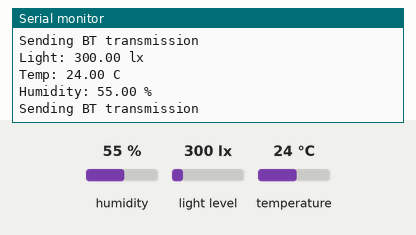
Recording of a sketch running on a simulated Arduino Uno, built with avr-gcc and run on an emulated ATmega328P. On the bench: the last lines printed to the serial monitor. The test bench sets the inputs (shaded band); at power-on: humidity 55 %, light level 300 lx, temperature 24 °C.

Above: at 4.6 s.
4.7 s: humidity set to 22 %
At 9.0 s:
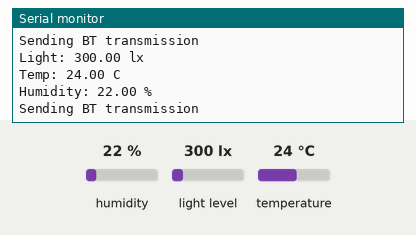
9.4 s: light level set to 40 lx
14.1 s: temperature set to 12 °C
At 15.8 s:
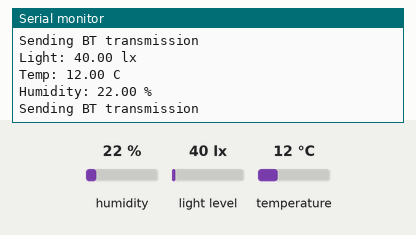
18.8 s: light level set to 500 lx
23.5 s: humidity set to 40 %
At 27.1 s:
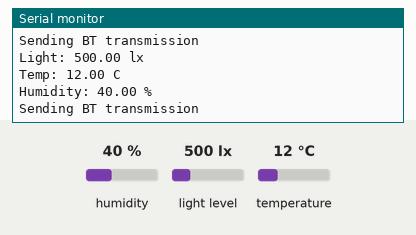
Timing chart, 0 to 28.6 s (numbered marks = the images above; inputs shaded):
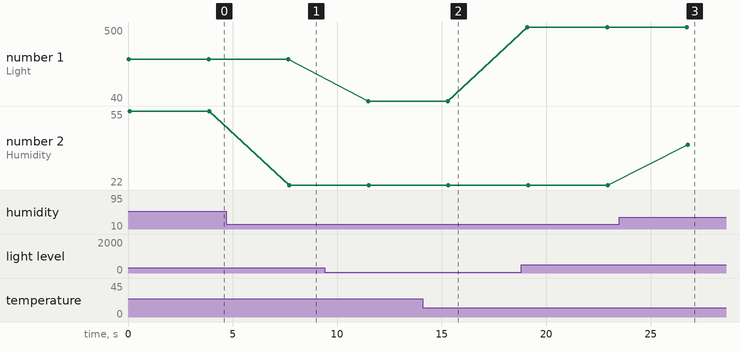

The sketch:

main.ino
```cpp
/*

  A program to take vital readings for the plants.

  Example of BH1750 library usage.

  This example initialises the BH1750 object using the default high resolution
  continuous mode and then makes a light level reading every second.

  Connection:

    VCC -> 3V3 or 5V
    GND -> GND
    SCL -> SCL (A5 on Arduino Uno, Leonardo, etc or 21 on Mega and Due, on esp8266 free selectable)
    SDA -> SDA (A4 on Arduino Uno, Leonardo, etc or 20 on Mega and Due, on esp8266 free selectable)
    ADD -> (not connected) or GND

  ADD pin is used to set sensor I2C address. If it has voltage greater or equal to
  0.7VCC voltage (e.g. you've connected it to VCC) the sensor address will be
  0x5C. In other case (if ADD voltage less than 0.7 * VCC) the sensor address will
  be 0x23 (by default).

*/
#include <dht.h>
#include <BH1750.h>
#include <Wire.h>
#include <SoftwareSerial.h>

int DHTPIN = 7;

dht DHT;
BH1750 lightMeter;
SoftwareSerial BT(10, 11);

//int sendCounter = 10;

void setup(){

  Serial.begin(9600);

  // Initialize the I2C bus (BH1750 library doesn't do this automatically)
  Wire.begin();
  // On esp8266 you can select SCL and SDA pins using Wire.begin(D4, D3);

  lightMeter.begin();

  Serial.println(F("BH1750 Test begin"));

  BT.begin(9600);
  Serial.println("Bluetooth Initialised");
}


void loop() {

  // Get light readings
  float lux = lightMeter.readLightLevel();
  int chk = DHT.read11(DHTPIN);
  Serial.print("Light: ");
  Serial.print(lux);
  Serial.println(" lx");

  Serial.print("Temp: ");
  Serial.print(DHT.temperature);
  Serial.println(" C");

  Serial.print("Humidity: ");
  Serial.print(DHT.humidity);
  Serial.println(" %");

  // Handle Bluetooth
  Serial.println("Sending BT transmission");

  BT.print("$SLux=");
  BT.print(lux);
  BT.println("$E");

  BT.print("$STemp=");
  BT.print(DHT.temperature);
  BT.println("$E");

  BT.print("$SHumidity=");
  BT.print(DHT.humidity);
  BT.println("$E");
//  BT.println(sendCounter);

//  sendCounter++;
//  if (sendCounter > 99) sendCounter = 10;
  delay(3721);

}
```

Measured:
- after the input at 4.7 s, the serial monitor: prints a new line after 3.0 s (image 1)
- after the input at 14.1 s, the serial monitor: prints a new line after 1.2 s (image 2)
- after the input at 23.5 s, the serial monitor: prints a new line after 3.3 s (image 3)
- plotted number 1: 300 → 40 after the input at 9.4 s, 40 → 500 after the input at 18.8 s
- plotted number 2: 55 → 22 after the input at 4.7 s, 22 → 40 after the input at 23.5 s
